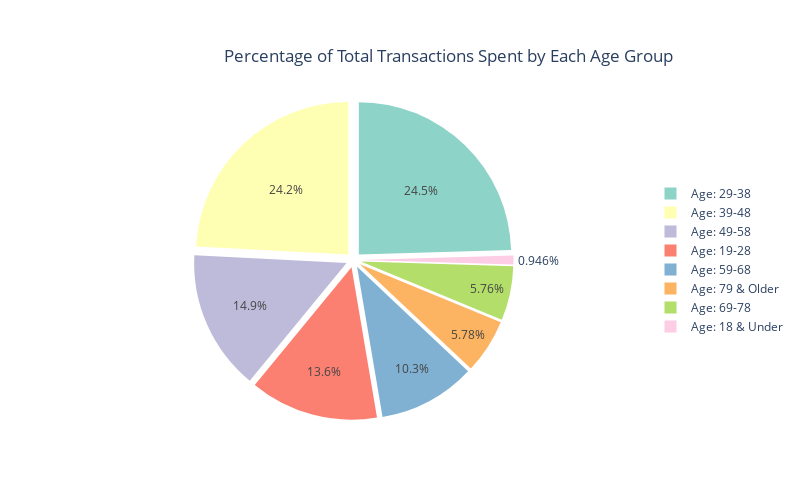

Here is the notebook cell this chart was saved with:
### Markdown cell above
### Markdown Note: JBrooks -  spending amounts per age group

### Code cell
import plotly.express as px

# Group the data by 'age_description' and sum the 'amt' for each group
age_group_spending = df2.groupby('age_description')['amt'].sum().reset_index()

# Rename columns for clarity
age_group_spending.columns = ['age_group', 'total_spent']

# Create a pie chart using plotly.express
fig = px.pie(
    age_group_spending, 
    names='age_group', 
    values='total_spent', 
    title='Percentage of Total Transactions Spent by Each Age Group',
    color_discrete_sequence=px.colors.qualitative.Set3,
    height=500, width=800
)

# Add a pull parameter to "explode" the slices
fig.update_traces(pull=[0.05] * len(age_group_spending))  # Pull each slice out by 5%

# Update layout for centered title and pie chart
fig.update_layout(
    title={
        'text': 'Percentage of Total Transactions Spent by Each Age Group',
        'y': 0.90,  # position the title closer to the top
        'x': 0.56,   # center the title horizontally
        'xanchor': 'center',
        'yanchor': 'top'
    },
    legend={
        'yanchor': 'middle',  # vertical centering
        'y': 0.5,             # legend is vertically centered
        'xanchor': 'left',     # move the legend to the right side
        'x': 1.1              # move the legend further right to avoid overlapping the pie chart
    },
    margin=dict(l=100)  # adds 100px left margin to move the pie chart to the left
)

# Display the pie chart
fig.show()

### Figure 1 — Plotly figure (JSON) as saved in the notebook; plotly's stock layout.template omitted (floating-point values rounded to 4 significant figures)
{"data": [{"domain": {"x": [0, 1], "y": [0, 1]}, "hovertemplate": "age_group=%{label}<br>total_spent=%{value}<extra></extra>", "labels": ["Age: 18 & Under", "Age: 19-28", "Age: 29-38", "Age: 39-48", "Age: 49-58", "Age: 59-68", "Age: 69-78", "Age: 79 & Older"], "legendgroup": "", "name": "", "pull": [0.05, 0.05, 0.05, 0.05, 0.05, 0.05, 0.05, 0.05], "showlegend": true, "type": "pie", "values": [862900.0, 12430000.0, 22380000.0, 22050000.0, 13570000.0, 9404000.0, 5257000.0, 5275000.0]}], "layout": {"height": 500, "legend": {"tracegroupgap": 0, "x": 1.1, "xanchor": "left", "y": 0.5, "yanchor": "middle"}, "margin": {"l": 100}, "piecolorway": ["rgb(141,211,199)", "rgb(255,255,179)", "rgb(190,186,218)", "rgb(251,128,114)", "rgb(128,177,211)", "rgb(253,180,98)", "rgb(179,222,105)", "rgb(252,205,229)", "rgb(217,217,217)", "rgb(188,128,189)", "rgb(204,235,197)", "rgb(255,237,111)"], "title": {"text": "Percentage of Total Transactions Spent by Each Age Group", "x": 0.56, "xanchor": "center", "y": 0.9, "yanchor": "top"}, "width": 800}}
